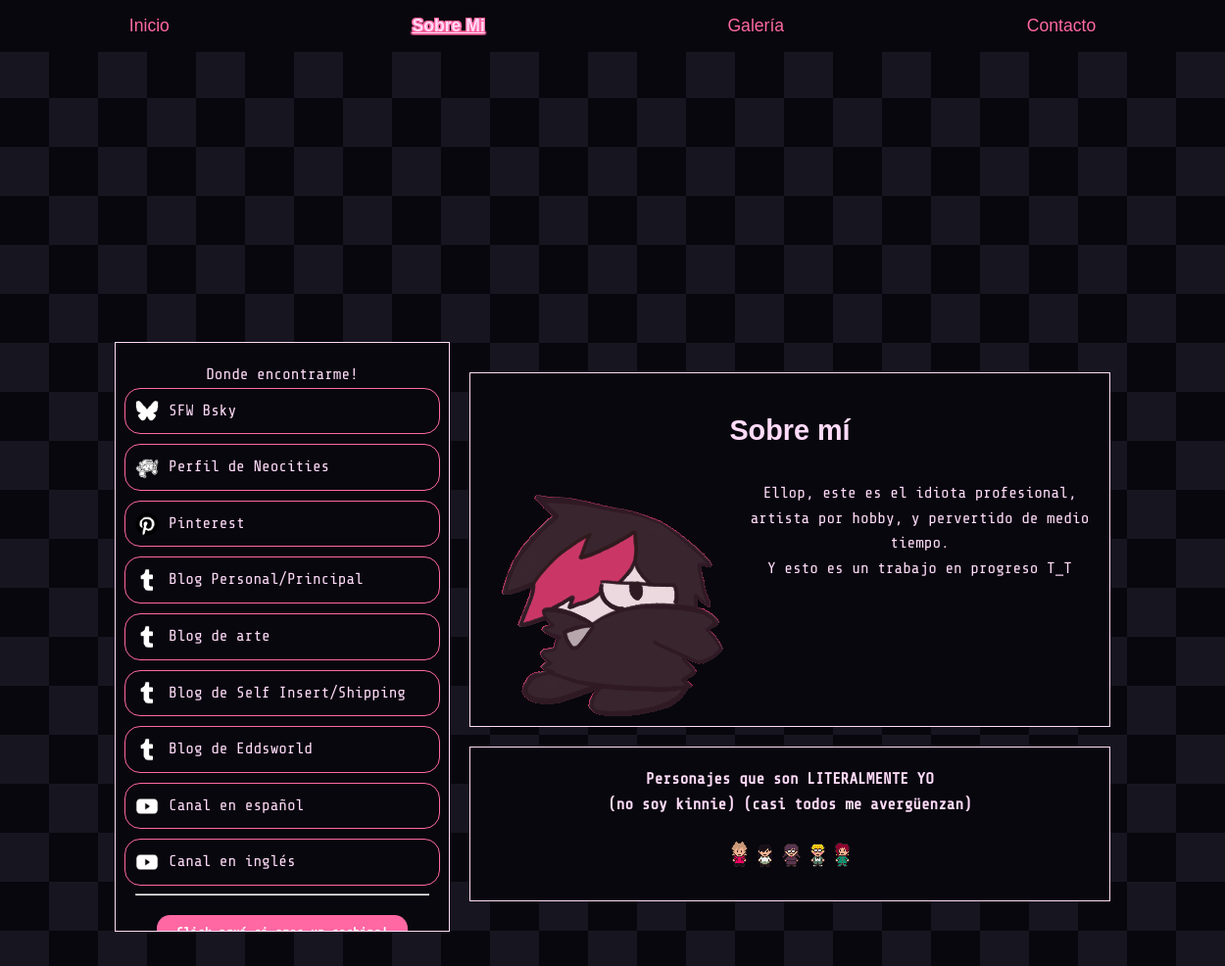
Page /about.php on the committed database.
### tables this page shows
CREATE TABLE social_links (
    id INT AUTO_INCREMENT PRIMARY KEY,
    platform VARCHAR(50) NOT NULL,
    url VARCHAR(255) NOT NULL,
    display_text VARCHAR(100) NOT NULL,
    icon_path VARCHAR(255) NOT NULL,
    alt_text VARCHAR(255) NOT NULL,
    is_nsfw TINYINT(1) DEFAULT 0
);

CREATE TABLE character_sprites (
    id INT AUTO_INCREMENT PRIMARY KEY,
    image_path VARCHAR(255) NOT NULL,
    alt_text TEXT NOT NULL,
    character_name VARCHAR(100) NOT NULL,
    title VARCHAR(255) NOT NULL,
    series VARCHAR(100) NOT NULL
);

### about.php (the view, shortened to what this page needs)
<?php
require_once 'layout.php';
?>
<!DOCTYPE html>
<html lang="es">
<head>
    <link rel="stylesheet" href="css/main.css">
</head>
<body>
    <?php renderNavigation(); ?>
    <div class="about-container">
        <main id="abt-main">
            <aside>
                <p>Donde encontrarme!</p>
                <div class="links">
                    <?php
                    try {
                        $pdo = getDatabaseConnection();
                        $query = "SELECT * FROM social_links WHERE is_nsfw = 0 ORDER BY platform ASC";
                        $stmt = $pdo->query($query);
                        if ($stmt->rowCount() > 0) {
                            while($row = $stmt->fetch()) {
                                $icon_path = ltrim($row['icon_path'], '/');
                                echo '<a href="' . htmlspecialchars($row['url']) . '" target="_blank">';
                                echo '<img src="' . $icon_path . '" alt="' . htmlspecialchars($row['alt_text']) . '">';
                                echo htmlspecialchars($row['display_text']);
                                echo '</a>';
                            }
                        } else {
                            echo "";
                        }
                    } catch(PDOException $e) {
                        echo '';
                        echo '<a href="https://psi-sulfur.tumblr.com/" target="_blank">';
                        echo '<img src="img/tumblr.png" alt="Tumblr Logo">';
                        echo 'Blog Personal/Principal';
                        echo '</a>';
                    }
                    ?>
                </div>
                <hr>
                <div id="toggle">
                    <button data-target="nsfw" data-toggle="true">
                        Click aquí si eres un cochino!
                    </button>
                </div>
            </aside>
            <div class="info">
                <div id="abt">
                    <h1>Sobre mí</h1>
                    <p>
                        <img src="/img/god lorde.gif" alt="" id="wowo">
                        Ellop, este es el idiota profesional, artista por hobby, y pervertido de medio tiempo. <br>
                        Y esto es un trabajo en progreso T_T
                    </p>
                </div>
                <div id="sympath">
                    <p>
                        Personajes que son LITERALMENTE YO <br>
                        (no soy kinnie) (casi todos me avergüenzan)
                    </p>
                    <?php
                    try {
                        $query = "SELECT * FROM character_sprites ORDER BY id";
                        $stmt = $pdo->query($query);
                        if ($stmt->rowCount() > 0) {
                            while($row = $stmt->fetch()) {
                                $id = strtolower(str_replace(' ', '-', $row['character_name']));
                                $image_path = 'img/synpaths/' . basename(ltrim($row['image_path'], '/'));
                                echo '<img src="' . $image_path . '" alt="' . htmlspecialchars($row['alt_text']) . '" id="' . $id . '" title="' . htmlspecialchars($row['title']) . '">';
                            }
                        } else {
                            echo "";
                        }
                    } catch(PDOException $e) {
                        echo '';
                        echo '<img src="img/synpaths/tord.png" alt="Tord from Eddsworld" id="tord" title="Tord from Eddsworld">';
                        echo '<img src="img/synpaths/homura.png" alt="Homura Akemi" id="homura" title="Homura Akemi">';
                    }
                    ?>
                </div>
            </div>
        </main>
    </div>
</body>
</html>

### layout.php (shortened to what this page needs)
<?php
function renderNavigation() {
    $current_page = '/' . ltrim($_SERVER['PHP_SELF'], '/');
    $nav_items = [
        '/index.php' => 'Inicio',
        '/about.php' => 'Sobre Mi',
        '/galeria.php' => 'Galería',
        '/contact.php' => 'Contacto'
    ];
    echo '<nav>';
    foreach ($nav_items as $page => $title) {
        $class = ($current_page === $page) ? 'active' : '';
        echo '<a href="' . $page . '" class="' . $class . '">' . $title . '</a>';
    }
    echo '</nav>';
}
?>

### css/partials/_variables.css (style rules this page uses)
:root { --bg: #08070e; --txt: #ffdbf8; --extra: #FF68A2; --opacity: rgba(0, 0, 0, 0.5); --outline1: -1pt -1pt var(--extra), 1pt 1pt var(--extra), -1pt 1pt var(--extra), 1pt -1pt var(--extra), -1pt 0pt var(--extra), 1pt 0pt var(--extra), 0pt 1pt var(--extra), 0pt -1pt var(--extra); --outline2: -1pt -1pt var(--txt), 1pt 1pt var(--txt), -1pt 1pt var(--txt), 1pt -1pt var(--txt), -1pt 0pt var(--txt), 1pt 0pt var(--txt), 0pt 1pt var(--txt), 0pt -1pt var(--txt); }

### css/partials/_base.css (style rules this page uses)
h1, h2, h3, h4, h5, h6 { margin: 0; padding: 0.5em 0; color: var(--txt); font-family: 'HachiMaruPop', sans-serif; }
p { margin: 0; padding: 0; }
a { color: var(--txt); text-decoration: none; }
img { max-width: 100%; height: auto; }
button { background: none; border: none; cursor: pointer; font-family: inherit; }

### css/partials/_layout.css (style rules this page uses)
.about-container { width: 100%; max-width: 1200px; margin: 0 auto; padding: 20px; }
#abt-main { display: flex; flex-direction: row; width: 100%; gap: 20px; align-items: center; justify-content: center; border-radius: 0; background: transparent; border: none; }
#abt-main aside { background: var(--bg); border: 1px solid var(--txt); padding: 20px; max-height: 35em; overflow-y: scroll; width: 300px; flex-shrink: 0; }
.info { display: flex; flex-direction: column; gap: 20px; max-height: 35em; overflow-y: scroll; }
#abt, #sympath { background: var(--bg); border: 1px solid var(--txt); padding: 20px; }
#abt { max-height: 20em; overflow-y: scroll; }
.links { display: flex; flex-direction: column; gap: 10px; align-items: center; justify-content: center; }
.links a { display: flex; align-items: center; width: 100%; gap: 10px; padding: 10px; border-radius: 1em; border: 1px solid var(--extra); transition: background 0.3s; }
.links img { width: 24px; height: 24px; }
#toggle { margin: 20px 0; text-align: center; }
#toggle button { padding: 10px 20px; background: var(--extra); color: white; border-radius: 1em; font-weight: bold; }
#sympath img { margin: 5px; }

### css/partials/_pages.css (style rules this page uses)
#abt h1 { color: var(--txt); font-size: 1.8em; margin-bottom: 15px; }
#abt p { line-height: 1.6; margin-bottom: 15px; }
#abt img { float: left; margin-right: 15px; margin-bottom: 10px; border-radius: 8px; }
#sympath p { text-align: center; margin-bottom: 20px; font-weight: bold; }
#sympath img { transition: transform 0.3s; }

### css/style.css (style rules this page uses)
:root { --bg: #08070e; --txt: #ffdbf8; --extra: #FF68A2; --opacity: rgba(0, 0, 0, 0.5); --outline1: -1pt -1pt var(--extra), 1pt 1pt var(--extra), -1pt 1pt var(--extra), 1pt -1pt var(--extra), -1pt 0pt var(--extra), 1pt 0pt var(--extra), 0pt 1pt var(--extra), 0pt -1pt var(--extra); --outline2: -1pt -1pt var(--txt), 1pt 1pt var(--txt), -1pt 1pt var(--txt), 1pt -1pt var(--txt), -1pt 0pt var(--txt), 1pt 0pt var(--txt), 0pt 1pt var(--txt), 0pt -1pt var(--txt); }
body { margin: 0; padding: 0; display: flex; justify-content: center; align-items: center; height: 100vh; background: url("/img/dark\ bg.png"); flex-direction: column; }
nav { display: flex; gap: 1em; padding: 1em; background-color: var(--bg); width: 100%; justify-content: space-around; box-sizing: border-box; position: fixed; top: 0; z-index: 100; font-family: 'HachiMaruPop', sans-serif; }
nav a { color: var(--extra); text-decoration: none; font-size: 1.1em; }
nav a.active { color: var(--txt); font-weight: bold; text-shadow: var(--outline1); text-decoration: underline; }
main { padding: 2em; text-align: center; color: var(--txt); margin: 80px auto 20px auto; max-width: 90%; line-height: 1.6; background-color: var(--bg); border-radius: 1em 5em; border: 1pt solid var(--txt); box-sizing: border-box; font-family: 'ShareTechMono', monospace; }

### rows in the picture
social_links: icon_path (picture), display_text "SFW Bsky"
social_links: icon_path (picture), display_text "Perfil de Neocities"
social_links: icon_path (picture), display_text "Pinterest"
social_links: icon_path (picture), display_text "Blog Personal/Principal"
social_links: icon_path (picture), display_text "Blog de arte"
social_links: icon_path (picture), display_text "Blog de Self Insert/Shipping"
social_links: icon_path (picture), display_text "Blog de Eddsworld"
social_links: icon_path (picture), display_text "Canal en español"
social_links: icon_path (picture), display_text "Canal en inglés"
character_sprites: image_path (picture)
character_sprites: image_path (picture)
character_sprites: image_path (picture)
character_sprites: image_path (picture)
character_sprites: image_path (picture)

### other values in the picture
$title "Inicio"
$title "Sobre Mi"
$title "Galería"
$title "Contacto"
